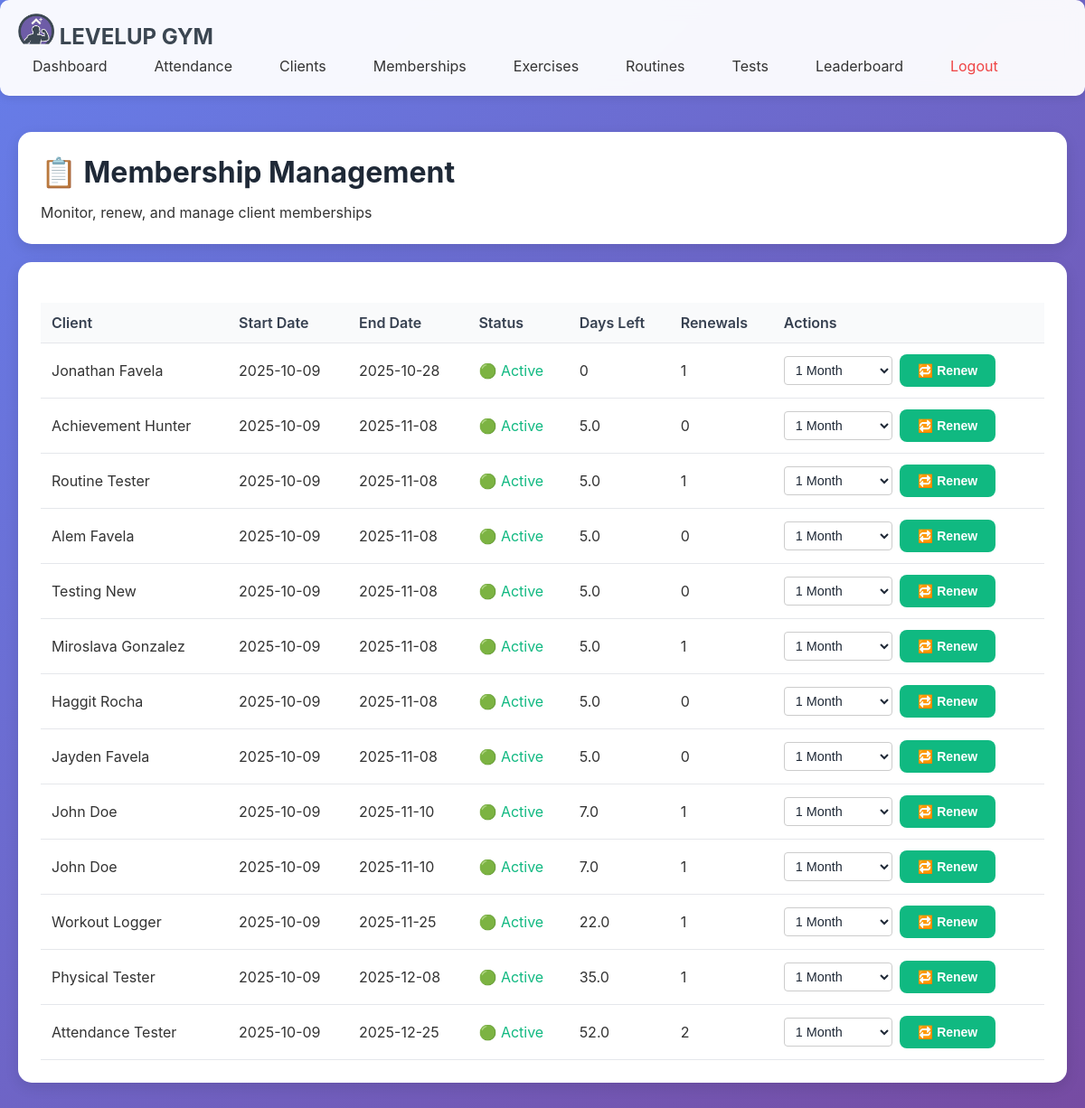
The app's page /admin/memberships, older data.
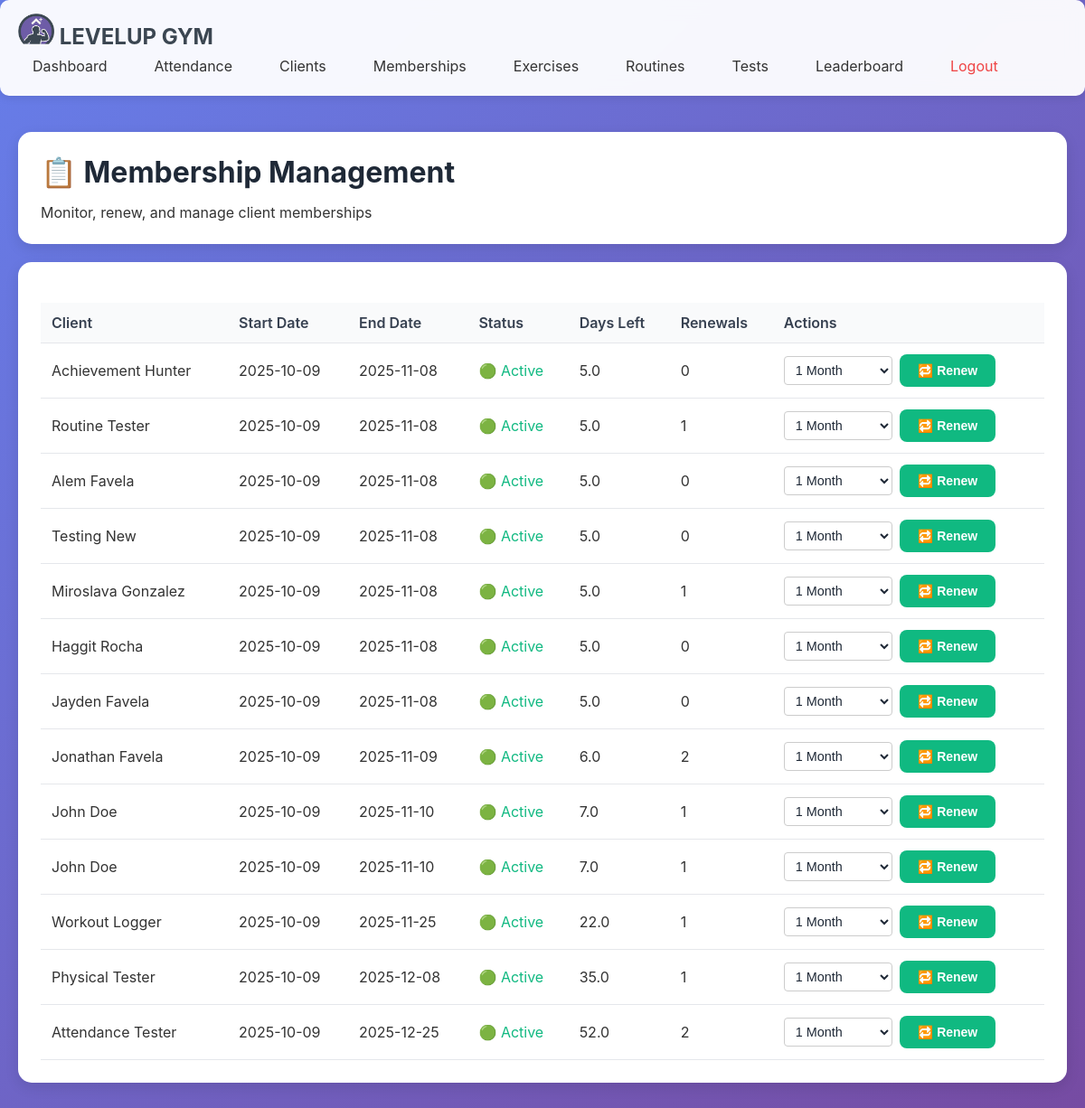
The same page, newer data.
### tables this page shows
CREATE TABLE client_memberships (
                membership_id INTEGER PRIMARY KEY AUTOINCREMENT,
                client_id INTEGER NOT NULL,
                start_date DATE NOT NULL,
                end_date DATE NOT NULL,
                status TEXT DEFAULT 'active',  -- active | expired | cancelled
                renewal_count INTEGER DEFAULT 0,
                last_renewal_date DATE,
                notes TEXT,
                FOREIGN KEY (client_id) REFERENCES clients(client_id) ON DELETE CASCADE
            );

### main.py (the view)
@app.route('/admin/memberships')
def admin_memberships():
    from controllers.membership_controller import MembershipController
    mc = MembershipController()
    memberships = mc.get_all_memberships()
    return render_template('admin/memberships.html', memberships=memberships)

### database/db_manager.py (called while the page is built)
    def connect(self):
        self.conn = sqlite3.connect(self.db_name)
        self.conn.row_factory = sqlite3.Row  # Access columns by name
        self.cursor = self.conn.cursor()

    def disconnect(self):
        if self.conn:
            self.conn.close()

    def execute_query(self, query, params=None):
        self.connect()
        if params:
            self.cursor.execute(query, params)
        else:
            self.cursor.execute(query)
        results = self.cursor.fetchall()
        self.disconnect()
        return results

    def execute_update(self, query, params=None):
        self.connect()
        if params:
            self.cursor.execute(query, params)
        else:
            self.cursor.execute(query)
        self.conn.commit()
        last_id = self.cursor.lastrowid
        self.disconnect()
        return last_id

### templates/admin/memberships.html (shortened to what this page needs)
{% extends "admin/base.html" %}
{% block content %}
<div class="card">
  <h1>📋 Membership Management</h1>
  <p>Monitor, renew, and manage client memberships</p>
</div>
<div class="card">
  <table class="table">
    <thead>
      <tr>
        <th>Client</th>
        <th>Start Date</th>
        <th>End Date</th>
        <th>Status</th>
        <th>Days Left</th>
        <th>Renewals</th>
        <th>Actions</th>
      </tr>
    </thead>
    <tbody>
      {% for m in memberships %}
      <tr>
        <td>{{ m.full_name }}</td>
        <td>{{ m.start_date }}</td>
        <td>{{ m.end_date }}</td>
        <td>
          {% if m.status == 'active' %}
          <span style="color: #10b981;">🟢 Active</span>
          {% elif m.status == 'expired' %}
          <span style="color: #ef4444;">🔴 Expired</span>
          {% else %}
          <span style="color: #fbbf24;">🟡 {{ m.status|title }}</span>
          {% endif %}
        </td>
        <td>{{ m.days_remaining if m.days_remaining > 0 else 0 }}</td>
        <td>{{ m.renewal_count }}</td>
        <td>
          <form action="{{ url_for('renew_membership') }}" method="post" style="display:inline;">
            <div style="display:flex; align-items:center; gap:8px;">
                <select name="duration_days" class="duration-select">
                    <option value="30" selected>1 Month</option>
                </select>
                <button type="submit" class="btn btn-success">🔁 Renew</button>
            </div>
          </form>
        </td>
      </tr>
      {% endfor %}
    </tbody>
  </table>
</div>
{% endblock %}

Row changes from the older to the newer data that the page shows:
changed client_memberships (number 8 of 13 on the later page): end_date "2025-10-28" → "2025-11-09"; days_remaining "0" → "6.0"; renewal_count "1" → "2"; moves down the list
